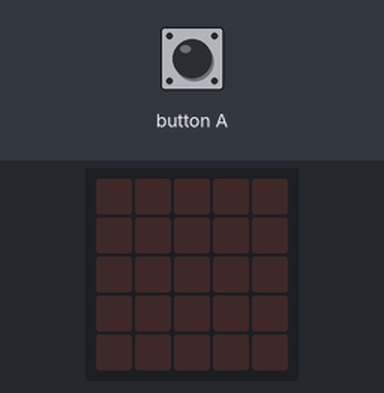
Bench run of a program on a simulated BBC micro:bit (MakeCode). On the bench: the board's 5×5 LED display. The inputs (shaded band) are chosen by the test bench.

Above: at 1.2 s.
1.3 s: button A pressed for 0.15 s
At 1.65 s:
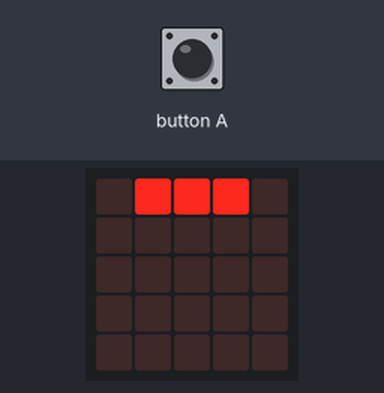
At 3.8 s:
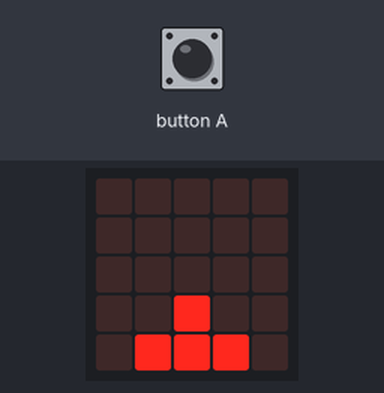
Timing chart, 0 to 5.3 s (numbered marks = the images above; inputs shaded):
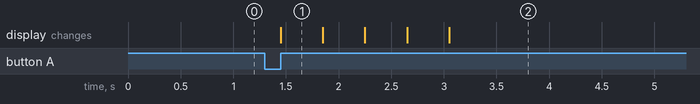

Measured:
- after the input at 1.3 s, the display: changes after 0.15 s (image 1)
- what the display in image 1 shows lasts 0.4 s, from 1.5 s to 1.9 s

The program:

main.ts
```typescript
input.onButtonPressed(Button.A, function () {
    basic.showLeds(`
        . # # # .
        . . . . .
        . . . . .
        . . . . .
        . . . . .
        `)
    basic.showLeds(`
        . . # . .
        . # # # .
        . . . . .
        . . . . .
        . . . . .
        `)
    basic.showLeds(`
        . . . . .
        . . # . .
        . # # # .
        . . . . .
        . . . . .
        `)
    basic.showLeds(`
        . . . . .
        . . . . .
        . . # . .
        . # # # .
        . . . . .
        `)
    basic.showLeds(`
        . . . . .
        . . . . .
        . . . . .
        . . # . .
        . # # # .
        `)
})
basic.forever(function () {

})
```

test.ts
```typescript
// Hier kann man Tests durchführen; diese Datei wird nicht kompiliert, wenn dieses Paket als Erweiterung verwendet wird.
```
